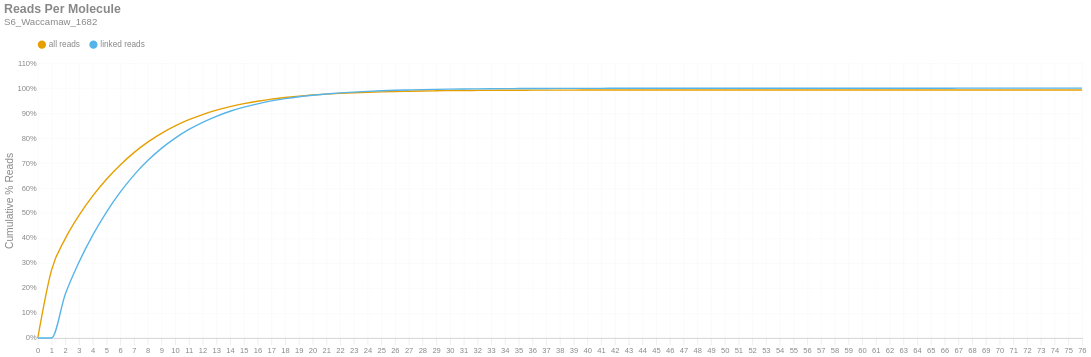

This figure's notebook cell:
### Markdown cell above
### Reads per Molecule
This chart shows the cumulative distribution of the number of reads per linked molecule. That is, how many alignments are associated with a unique molecule. This excludes the number of reads associated with invalid or absent linked-read barcodes. The `linked` histogram is the percentages recalculated when disregarding singletons.

### Code cell
if SKIPLR:
    print_html(f"Skipped")
else:
    counts = np.bincount(valids['reads'].cast(pl.Int64).to_numpy())
    weighted = counts * np.arange(len(counts))
    all_perc = weighted / n_reads
    linked_perc = weighted / n_linked_reads
    linked_perc[1] = 0
    binned_df = pl.DataFrame({
        'readsper': list(range(len(counts))),
        'all reads (cumsum)': np.cumsum(all_perc).tolist(),
        'linked reads (cumsum)': np.cumsum(linked_perc).tolist(),
    })

    with SafeRender(binned_df):
        (
            density_plot(binned_df, 'Reads Per Molecule', samplename, 'readspmol')
            .encode(
                x=alt.X('readsper:O', title=None).axis(labelAngle=0).scale(padding=0),
                y=alt.Y('value:Q', title='Cumulative % Reads').axis(format='%').stack(False),
                color=alt.Color("key:N").scale(domain=["all reads", "linked reads"]),
                tooltip=[
                    alt.Tooltip("key:N", title="Data Type"),
                    alt.Tooltip("readsper:O", title="Reads Per Molecule"),
                    alt.Tooltip("value:Q", format=".2%", title="% Reads (Cum.)")
                ]            
            )
        ).display()

### Figure 1 — Vega-Lite specification as saved in the notebook (floating-point values rounded to 4 significant figures)
{"width": "container", "height": 400, "config": {"title": {"anchor": "start", "dy": -15, "fontSize": 18, "color": "#888888", "subtitleColor": "#888888", "subtitleFontSize": 14}, "arc": {"fill": "#0072B2"}, "axis": {"domainColor": "#888888", "domainWidth": 0.5, "gridWidth": 0.2, "grid": false, "titleFontWeight": 400, "titleFontSize": 15, "labelFontSize": 11, "labelColor": "#888888", "tickColor": "#888888", "tickWidth": 0.2, "titleColor": "#888888"}, "axisBand": {"grid": false}, "axisX": {"grid": true, "tickSize": 10, "domainCap": "round"}, "axisY": {"domain": false, "grid": true, "tickSize": 0, "domainCap": "round"}, "background": "transparent", "header": {"labelFontSize": 15, "labelColor": "#888888", "titleFontSize": 15, "titleFontWeight": 600, "titleColor": "#888888"}, "legend": {"labelFont": "sans-serif", "labelFontSize": 12, "labelColor": "#888888", "symbolSize": 100, "symbolType": "circle", "titleFontSize": 12, "titlePadding": 10, "titleColor": "#888888", "title": null, "orient": "top"}, "range": {"category": ["#E69F00", "#56B4E9", "#009E73", "#F0E442", "#0072B2", "#D55E00", "#CC79A7", "#000000"], "diverging": ["#cfe8f3", "#a2d4ec", "#73bfe2", "#46abdb", "#1696d2", "#12719e"]}, "area": {"fill": "#0072B2", "fillOpacity": 0.7, "line": true, "strokeOpacity": 0.7}, "line": {"color": "#0072B2", "stroke": "#0072B2", "strokeWidth": 2}, "trail": {"color": "#0072B2", "stroke": "#0072B2", "strokeWidth": 0, "size": 1}, "point": {"filled": true, "fillOpacity": 1.0, "size": 95}, "text": {"color": "#888888", "fontSize": 11, "align": "right", "fontWeight": 400, "size": 11}, "bar": {"fill": "#0072B2", "stroke": null}, "view": {"stroke": null, "continuousWidth": 660, "continuousHeight": 400}}, "data": {"name": "data-696375bd297e73197f8b9d992a61761f"}, "mark": {"type": "line", "interpolate": "monotone", "point": {"opacity": 0, "size": 275}}, "encoding": {"color": {"field": "key", "scale": {"domain": ["all reads", "linked reads"]}, "type": "nominal"}, "tooltip": [{"field": "key", "title": "Data Type", "type": "nominal"}, {"field": "readsper", "title": "Reads Per Molecule", "type": "ordinal"}, {"field": "value", "format": ".2%", "title": "% Reads (Cum.)", "type": "quantitative"}], "x": {"axis": {"labelAngle": 0}, "field": "readsper", "scale": {"padding": 0}, "title": null, "type": "ordinal"}, "y": {"axis": {"format": "%"}, "field": "value", "stack": false, "title": "Cumulative % Reads", "type": "quantitative"}}, "params": [{"name": "param_c36ac31b6afebe62", "select": {"type": "point", "fields": ["key"]}, "bind": "legend"}], "title": {"text": "Reads Per Molecule", "subtitle": "S6_Waccamaw_1682"}, "transform": [{"fold": ["all reads (cumsum)", "linked reads (cumsum)"]}, {"calculate": "replace(datum.key, ' (cumsum)', '')", "as": "key"}, {"filter": {"param": "param_c36ac31b6afebe62"}}], "usermeta": {"embedOptions": {"downloadFileName": "S6_Waccamaw_1682.readspmol"}}, "$schema": "https://vega.github.io/schema/vega-lite/v6.1.0.json", "datasets": {"data-696375bd297e73197f8b9d992a61761f": [{"readsper": 0, "all reads (cumsum)": 0.0, "linked reads (cumsum)": 0.0}, {"readsper": 1, "all reads (cumsum)": 0.2717, "linked reads (cumsum)": 0.0}, {"readsper": 2, "all reads (cumsum)": 0.3978, "linked reads (cumsum)": 0.1749}, {"readsper": 3, "all reads (cumsum)": 0.4909, "linked reads (cumsum)": 0.3039}, {"readsper": 4, "all reads (cumsum)": 0.5686, "linked reads (cumsum)": 0.4117}, {"readsper": 5, "all reads (cumsum)": 0.6354, "linked reads (cumsum)": 0.5043}, {"readsper": 6, "all reads (cumsum)": 0.6927, "linked reads (cumsum)": 0.5837}, {"readsper": 7, "all reads (cumsum)": 0.742, "linked reads (cumsum)": 0.652}, {"readsper": 8, "all reads (cumsum)": 0.7839, "linked reads (cumsum)": 0.7101}, {"readsper": 9, "all reads (cumsum)": 0.8191, "linked reads (cumsum)": 0.759}, {"readsper": 10, "all reads (cumsum)": 0.8489, "linked reads (cumsum)": 0.8002}, {"readsper": 11, "all reads (cumsum)": 0.8738, "linked reads (cumsum)": 0.8347}, {"readsper": 12, "all reads (cumsum)": 0.8944, "linked reads (cumsum)": 0.8634}, {"readsper": 13, "all reads (cumsum)": 0.9118, "linked reads (cumsum)": 0.8875}, {"readsper": 14, "all reads (cumsum)": 0.9263, "linked reads (cumsum)": 0.9076}, {"readsper": 15, "all reads (cumsum)": 0.9381, "linked reads (cumsum)": 0.924}, {"readsper": 16, "all reads (cumsum)": 0.9479, "linked reads (cumsum)": 0.9375}, {"readsper": 17, "all reads (cumsum)": 0.9562, "linked reads (cumsum)": 0.9491}, {"readsper": 18, "all reads (cumsum)": 0.9626, "linked reads (cumsum)": 0.958}, {"readsper": 19, "all reads (cumsum)": 0.9681, "linked reads (cumsum)": 0.9655}, {"readsper": 20, "all reads (cumsum)": 0.9725, "linked reads (cumsum)": 0.9717}, {"readsper": 21, "all reads (cumsum)": 0.9762, "linked reads (cumsum)": 0.9768}, {"readsper": 22, "all reads (cumsum)": 0.9792, "linked reads (cumsum)": 0.981}, {"readsper": 23, "all reads (cumsum)": 0.9817, "linked reads (cumsum)": 0.9844}, {"readsper": 24, "all reads (cumsum)": 0.9837, "linked reads (cumsum)": 0.9872}, {"readsper": 25, "all reads (cumsum)": 0.9854, "linked reads (cumsum)": 0.9895}, {"readsper": 26, "all reads (cumsum)": 0.9868, "linked reads (cumsum)": 0.9915}, {"readsper": 27, "all reads (cumsum)": 0.9879, "linked reads (cumsum)": 0.9929}, {"readsper": 28, "all reads (cumsum)": 0.9888, "linked reads (cumsum)": 0.9943}, {"readsper": 29, "all reads (cumsum)": 0.9895, "linked reads (cumsum)": 0.9952}, {"readsper": 30, "all reads (cumsum)": 0.9901, "linked reads (cumsum)": 0.9961}, {"readsper": 31, "all reads (cumsum)": 0.9907, "linked reads (cumsum)": 0.9968}, {"readsper": 32, "all reads (cumsum)": 0.9911, "linked reads (cumsum)": 0.9974}, {"readsper": 33, "all reads (cumsum)": 0.9914, "linked reads (cumsum)": 0.9979}, {"readsper": 34, "all reads (cumsum)": 0.9917, "linked reads (cumsum)": 0.9982}, {"readsper": 35, "all reads (cumsum)": 0.9919, "linked reads (cumsum)": 0.9985}, {"readsper": 36, "all reads (cumsum)": 0.9921, "linked reads (cumsum)": 0.9988}, {"readsper": 37, "all reads (cumsum)": 0.9922, "linked reads (cumsum)": 0.999}, {"readsper": 38, "all reads (cumsum)": 0.9923, "linked reads (cumsum)": 0.9992}, {"readsper": 39, "all reads (cumsum)": 0.9924, "linked reads (cumsum)": 0.9993}, {"readsper": 40, "all reads (cumsum)": 0.9925, "linked reads (cumsum)": 0.9994}, {"readsper": 41, "all reads (cumsum)": 0.9926, "linked reads (cumsum)": 0.9995}, {"readsper": 42, "all reads (cumsum)": 0.9927, "linked reads (cumsum)": 0.9996}, {"readsper": 43, "all reads (cumsum)": 0.9927, "linked reads (cumsum)": 0.9997}, {"readsper": 44, "all reads (cumsum)": 0.9927, "linked reads (cumsum)": 0.9997}, {"readsper": 45, "all reads (cumsum)": 0.9928, "linked reads (cumsum)": 0.9998}, {"readsper": 46, "all reads (cumsum)": 0.9928, "linked reads (cumsum)": 0.9998}, {"readsper": 47, "all reads (cumsum)": 0.9928, "linked reads (cumsum)": 0.9998}, {"readsper": 48, "all reads (cumsum)": 0.9928, "linked reads (cumsum)": 0.9998}, {"readsper": 49, "all reads (cumsum)": 0.9928, "linked reads (cumsum)": 0.9998}, {"readsper": 50, "all reads (cumsum)": 0.9929, "linked reads (cumsum)": 0.9999}, {"readsper": 51, "all reads (cumsum)": 0.9929, "linked reads (cumsum)": 0.9999}, {"readsper": 52, "all reads (cumsum)": 0.9929, "linked reads (cumsum)": 0.9999}, {"readsper": 53, "all reads (cumsum)": 0.9929, "linked reads (cumsum)": 0.9999}, {"readsper": 54, "all reads (cumsum)": 0.9929, "linked reads (cumsum)": 0.9999}, {"readsper": 55, "all reads (cumsum)": 0.9929, "linked reads (cumsum)": 0.9999}, {"readsper": 56, "all reads (cumsum)": 0.9929, "linked reads (cumsum)": 1.0}, {"readsper": 57, "all reads (cumsum)": 0.9929, "linked reads (cumsum)": 1.0}, {"readsper": 58, "all reads (cumsum)": 0.9929, "linked reads (cumsum)": 1.0}, {"readsper": 59, "all reads (cumsum)": 0.9929, "linked reads (cumsum)": 1.0}, {"readsper": 60, "all reads (cumsum)": 0.9929, "linked reads (cumsum)": 1.0}, {"readsper": 61, "all reads (cumsum)": 0.9929, "linked reads (cumsum)": 1.0}, {"readsper": 62, "all reads (cumsum)": 0.9929, "linked reads (cumsum)": 1.0}, {"readsper": 63, "all reads (cumsum)": 0.9929, "linked reads (cumsum)": 1.0}, {"readsper": 64, "all reads (cumsum)": 0.9929, "linked reads (cumsum)": 1.0}, {"readsper": 65, "all reads (cumsum)": 0.9929, "linked reads (cumsum)": 1.0}, {"readsper": 66, "all reads (cumsum)": 0.9929, "linked reads (cumsum)": 1.0}, {"readsper": 67, "all reads (cumsum)": 0.9929, "linked reads (cumsum)": 1.0}, {"readsper": 68, "all reads (cumsum)": 0.9929, "linked reads (cumsum)": 1.0}, {"readsper": 69, "all reads (cumsum)": 0.9929, "linked reads (cumsum)": 1.0}, {"readsper": 70, "all reads (cumsum)": 0.9929, "linked reads (cumsum)": 1.0}, {"readsper": 71, "all reads (cumsum)": 0.9929, "linked reads (cumsum)": 1.0}, {"readsper": 72, "all reads (cumsum)": 0.9929, "linked reads (cumsum)": 1.0}, {"readsper": 73, "all reads (cumsum)": 0.9929, "linked reads (cumsum)": 1.0}, {"readsper": 74, "all reads (cumsum)": 0.9929, "linked reads (cumsum)": 1.0}, {"readsper": 75, "all reads (cumsum)": 0.9929, "linked reads (cumsum)": 1.0}, {"readsper": 76, "all reads (cumsum)": 0.993, "linked reads (cumsum)": 1.0}]}}
